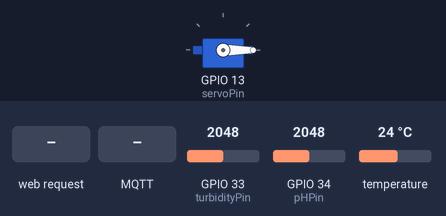
A sketch run on a simulated ESP32. Parts: servo. The inputs (shaded band) are chosen by the test bench; at power-on: GPIO 33 (turbidityPin) = 2048, GPIO 34 (pHPin) = 2048, temperature 24 °C. WiFi joins after 1.5 s; servers stay silent unless stated; random numbers use the default seed unless the sketch sets one; EEPROM starts erased; no MQTT or app messages arrive unless stated; what the sketch prints to the serial monitor is not drawn.

Above: at 5.0 s.
5.1 s: HTTP request GET /beri-pakan received
At 7.7 s:
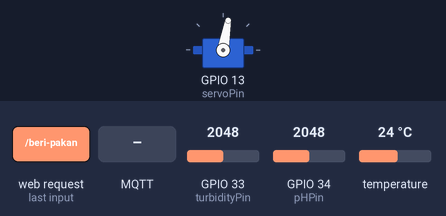
14.7 s: GPIO 33 (turbidityPin) set to 55
19.8 s: GPIO 33 (turbidityPin) set to 47
39.0 s: MQTT message "FEED" arrives on the first subscribed topic
At 41.97 s:
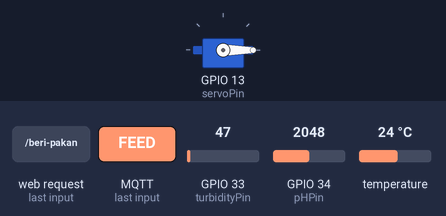
Timing chart, 0 to 42.2 s (numbered marks = the images above; inputs shaded):
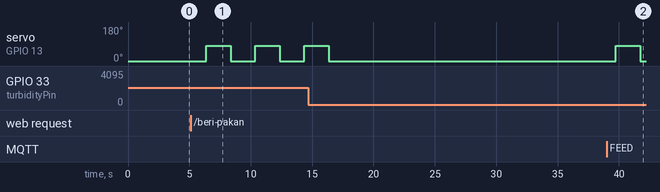

Measured:
- after the input at 5.1 s, servo on GPIO 13 (servoPin): alternates 80° for 2.0 s and 0° for 2.0 s, starting after 1.3 s
- after the input at 19.8 s, every drawn part: stays the same
- after the input at 39.0 s, servo on GPIO 13 (servoPin): 0° → 80° after 0.75 s, → 0° 2.0 s later

The sketch:

COTA2.1.1.ino
```cpp
#include <Preferences.h>
#include <WiFi.h>
#include <WiFiClientSecure.h>
#include <PubSubClient.h>
#include <ESP32Servo.h>
#include <HTTPClient.h>
#include <WebServer.h>
#include <OneWire.h>
#include <DallasTemperature.h>
#include <ArduinoJson.h>

// ===== WiFi =====
char ssid[] = "Doktor Tije Digital";
char pass[] = "doktortj2025";

// ===== API Server =====
const char* serverApiSensor = "https://cota-demo.agrobizportal.com/api/sensor-data/insert";
const char* apiTokenUrl     = "https://cota-demo.agrobizportal.com/api/pond/connect-from-iot";

// ===== MQTT (Broker TLS) =====
const char* mqtt_server = "chameleon.lmq.cloudamqp.com";
const int   mqtt_port   = 8883;
const char* mqtt_user   = "anfvrqjy:anfvrqjy";
const char* mqtt_pass   = "V4OJdwnNv8d8nN2OmCbLrdBqDF5-WS5G";
const char* mqtt_topic_perintah = "cota/command/feed_all";

// ===== Web Server Lokal =====
WebServer server(80);

// ===== Preferences (Flash Storage) =====
Preferences preferences;
String savedToken = "";

// ===== Sensor & Servo =====
#define ONE_WIRE_BUS 35
OneWire oneWire(ONE_WIRE_BUS);
DallasTemperature suhuSensor(&oneWire);

Servo servo;
const int servoPin = 13;
const int pHPin = 34;
const int turbidityPin = 33;
int pH_buf[10];

// ===== MQTT Client =====
WiFiClientSecure espClient;
PubSubClient client(espClient);

// ===== Fungsi Servo =====
void beriPakan() {
  Serial.println("🔁 Memberi pakan (3x buka-tutup)");
  for (int i = 0; i < 3; i++) {
    servo.write(80); delay(2000);
    servo.write(0);  delay(2000);
  }
  Serial.println("✅ Pemberian pakan selesai");
}

// ===== Kirim Token ke API =====
void kirimTokenKeAPI(String token) {
  if (WiFi.status() == WL_CONNECTED) {
    HTTPClient http;
    http.begin(apiTokenUrl);
    http.addHeader("Content-Type", "application/json");
    http.addHeader("Accept", "application/json");

    String jsonData = "{\"token\": \"" + token + "\"}";
    int httpResponseCode = http.POST(jsonData);

    Serial.print("📡 Kirim Token ke API: ");
    Serial.println(httpResponseCode);

    if (httpResponseCode > 0) {
      String response = http.getString();
      Serial.println("🔎 Respon API: " + response);
    } else {
      Serial.print("⚠ Error: ");
      Serial.println(httpResponseCode);
    }

    http.end();
  }
}

// ===== Kirim Data Sensor =====
void sendSensorData() {
  // === Sensor pH ===
  for (int i = 0; i < 10; i++) {
    pH_buf[i] = analogRead(pHPin);
    delay(10);
  }

  // Urutkan untuk cari median
  for (int i = 0; i < 9; i++) {
    for (int j = i + 1; j < 10; j++) {
      if (pH_buf[j] < pH_buf[i]) {
        int temp = pH_buf[i];
        pH_buf[i] = pH_buf[j];
        pH_buf[j] = temp;
      }
    }
  }

  int median = pH_buf[5];
  float pH_value;

  if (median < 50) {
    pH_value = -1;
    Serial.println("⚠ Sensor pH tidak terbaca!");
  } else {
    float voltage = median * (3.3 / 4095.0);
    pH_value = voltage * 2.55;
    Serial.printf("🧪 pH Air: %.2f\n", pH_value);
  }

  // === Sensor Turbidity ===
  int rawTurb = analogRead(turbidityPin);
  float turbidityNTU;
  if (rawTurb < 50) {
    turbidityNTU = -1;
    Serial.println("⚠ Sensor turbidity tidak terbaca!");
  } else {
    turbidityNTU = 100.0 - (rawTurb / 3700.0 * 100.0);
    Serial.printf("🌫 Turbidity: %.1f NTU\n", turbidityNTU);
  }

  // === Sensor Suhu (DS18B20) ===
  suhuSensor.requestTemperatures();
  delay(500);
  float suhu = suhuSensor.getTempCByIndex(0);

  if (suhu == -127.00) {
    Serial.println("⚠ Sensor DS18B20 tidak terdeteksi!");
  } else {
    Serial.printf("🌡 Suhu air: %.2f °C\n", suhu);
  }

  // === Kirim ke API (kalau token ada) ===
  if (WiFi.status() == WL_CONNECTED && savedToken != "") {
    HTTPClient http;
    http.begin(serverApiSensor);
    http.addHeader("Content-Type", "application/json");

    String jsonData = "{\"token\": \"" + savedToken + "\", "
                      "\"keasaman\": " + String(pH_value, 2) +
                      ", \"kekeruhan\": " + String(turbidityNTU, 1) +
                      ", \"suhu\": " + String(suhu, 2) + "}";

    int httpResponseCode = http.POST(jsonData);
    Serial.print("📡 Kirim data sensor ke API: ");
    Serial.println(httpResponseCode);
    http.end();
  } else {
    Serial.println("⚠ Gagal kirim ke API (token kosong atau WiFi putus)");
  }
}

// ===== MQTT Callback =====
void callback(char* topic, byte* payload, unsigned int length) {
  String message = "";
  for (int i = 0; i < length; i++) { message += (char)payload[i]; }
  Serial.printf("📩 MQTT: %s\n", message.c_str());
  if (message == "FEED") {
    beriPakan();
  }
}

// ===== MQTT Reconnect =====
void reconnect() {
  while (!client.connected()) {
    Serial.print("⏳ MQTT connect...");
    String clientId = "esp32-cota-" + String(random(0xffff), HEX);
    if (client.connect(clientId.c_str(), mqtt_user, mqtt_pass)) {
      Serial.println("✅ MQTT Connected!");
      client.subscribe(mqtt_topic_perintah);
    } else {
      Serial.printf("❌ Gagal (rc=%d). Retry 5s\n", client.state());
      delay(5000);
    }
  }
}

// ===== Setup =====
void setup() {
  Serial.begin(115200);
  delay(1000);

  // Preferences
  preferences.begin("config", false);
  savedToken = preferences.getString("token", "");
  if (savedToken != "") Serial.println("✅ Token ditemukan: " + savedToken);

  // WiFi
  WiFi.begin(ssid, pass);
  while (WiFi.status() != WL_CONNECTED) { delay(500); Serial.print("."); }
  Serial.println("\n✅ WiFi Terhubung! IP: " + WiFi.localIP().toString());

  // MQTT
  espClient.setInsecure();
  client.setServer(mqtt_server, mqtt_port);
  client.setCallback(callback);

  // Sensor & Servo
  suhuSensor.begin();
  servo.attach(servoPin);
  servo.write(0);

  // WebServer routes
  server.on("/", HTTP_GET, []() {
    server.send(200, "text/html", "<h2>🌐 Kontrol Tambak</h2><a href='/beri-pakan'>Beri Pakan</a>");
  });

  server.on("/beri-pakan", HTTP_GET, []() {
    server.send(200, "application/json", "{\"status\":200, \"message\":\"Pakan diberikan\"}");
    beriPakan();
  });

  server.on("/pond/token", HTTP_GET, []() {
    if (server.hasArg("token")) {
      String token = server.arg("token");
      preferences.putString("token", token);
      savedToken = token;
      Serial.println("🔑 Token diterima: " + token);
      kirimTokenKeAPI(token);
      server.send(200, "application/json", "{\"status\":200, \"message\":\"Token disimpan\"}");
    } else {
      server.send(400, "application/json", "{\"status\":400, \"message\":\"Token tidak ada\"}");
    }
  });

  server.begin();
  Serial.println("🌐 Web server aktif!");

  // Jalankan pertama kali
  sendSensorData();
}

// ===== Loop =====
void loop() {
  server.handleClient();

  if (WiFi.status() == WL_CONNECTED) {
    if (!client.connected()) reconnect();
    client.loop();
  }

  // Sampling sensor tiap 5 detik
  static unsigned long lastMillis = 0;
  if (millis() - lastMillis > 5000) {
    lastMillis = millis();
    sendSensorData();
  }
}
```
